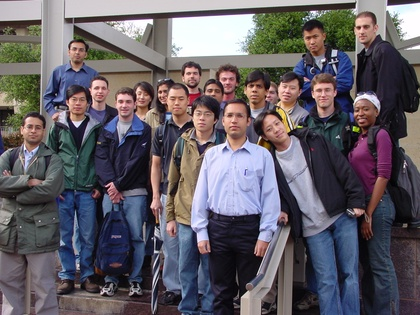
%> input picture Images/Training_1.jpg, 420 x 315 px, shrunk from 1856 x 1392 before the run
$ octave --eval "result = colorYCbCr(imread('../Images/Training_1.jpg'));"   (GNU Octave 9; MATLAB toolbox functions it lacks are replaced by stand-ins)
%> lines starting %> are read from the running program, lines starting %| are printed output that depends on the picture; in (x1, y1, x2, y2) boxes, pixels count from 0 and x2, y2 are one past the last pixel; in counts of white or black regions, pixels touching at a corner belong together; the program's own positions count from 1
### FaceDetectionCode/getYCbCr.m
function [YCbCr] = getYCbCr(img)

YCbCr = zeros(size(img,1), size(img,2),3);

YCBCR = rgb2ycbcr(img);
%> YCBCR: size 315x420x3 uint8; mean of channels 1, 2, 3 98.3, 130.4, 129.8
Y=YCBCR(:,:,1);
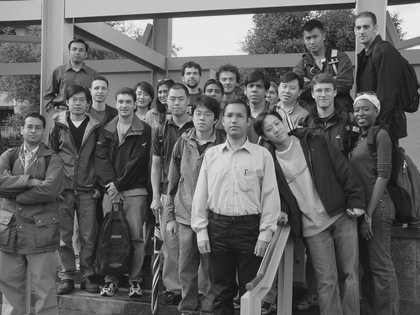
%> Y: size 315x420 uint8; min 16, max 235, mean 98.3
Cb=YCBCR(:,:,2);
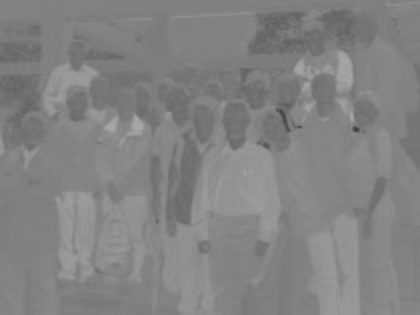
%> Cb: size 315x420 uint8; min 62, max 169, mean 130.4
Cr=YCBCR(:,:,3);
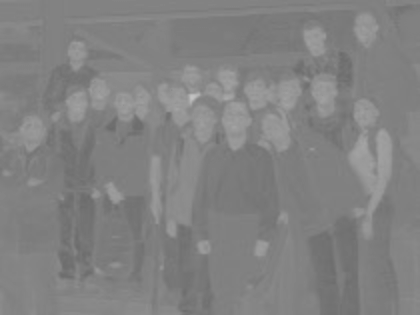
%> Cr: size 315x420 uint8; min 107, max 195, mean 129.8


if(size(img, 3) > 1)
    for i = 1:size(img,1)
        for j = 1:size(img,2)

            YCbCr(i,j,1) = Y(i,j);
            YCbCr(i,j,2) = Cb(i,j);
            YCbCr(i,j,3) = Cr(i,j);

        end
    end
%> YCbCr: size 315x420x3 double; mean of channels 1, 2, 3 98.3, 130.4, 129.8
end

### FaceDetectionCode/colorYCbCr.m
function [final_image,counter_skin] = colorYCbCr(img)

counter_skin = 0;

YCbCr = getYCbCr(img);

final_image = zeros(size(YCbCr,1), size(YCbCr,2));

for i = 1:size(YCbCr,1)
    for j = 1:size(YCbCr,2)

        y = YCbCr(i,j,1);
        cb = YCbCr(i,j,2);
        cr = YCbCr(i,j,3);
% [10 lines of commented-out code are left out]
        if(cb > 102 && cb < 128)
                    final_image(i,j) = 1;
                    counter_skin = counter_skin + 1;
        end


    end
end
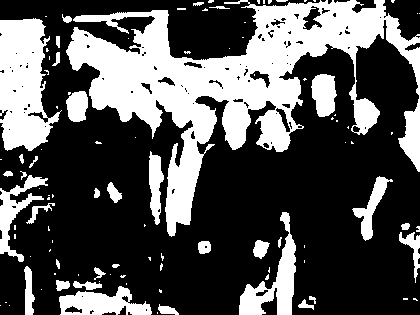
%> final_image: size 315x420 double; values 0 (black) and 1 (white), 33.1% white; 104 white regions (68 under 20 px), largest, box (x1, y1, x2, y2) and area: (66, 0, 420, 237) 27472, (0, 18, 62, 151) 5534, (239, 212, 296, 315) 2103
%> after the loop, counter_skin = 43792

$ run again, on Images/Training_2.jpg
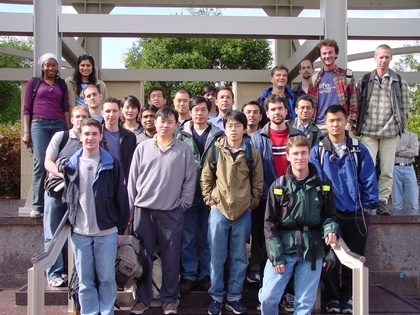
%> input picture Images/Training_2.jpg, 420 x 315 px, shrunk from 1856 x 1392 before the run
%> YCBCR: size 315x420x3 uint8; mean of channels 1, 2, 3 109.7, 130.5, 130.5
%> in getYCbCr, `Cr=YCBCR(:,:,3);`:
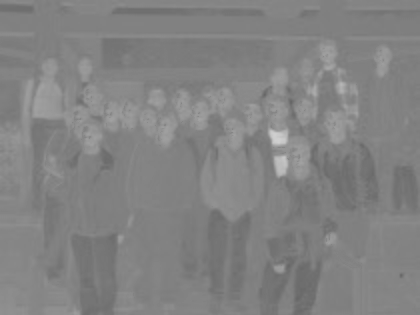
%> Cr: size 315x420 uint8; min 102, max 208, mean 130.5
%> after the loop in colorYCbCr, `for i = 1:size(YCbCr,1)`:
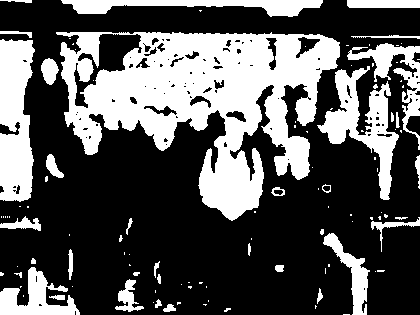
%> final_image: size 315x420 double; values 0 (black) and 1 (white), 34.2% white; 108 white regions (72 under 20 px), largest, box (x1, y1, x2, y2) and area: (56, 32, 340, 221) 26207, (0, 39, 35, 202) 4611, (317, 66, 399, 200) 3702
%> after the loop in colorYCbCr, `for i = 1:size(YCbCr,1)`: counter_skin = 45271

$ run again, on Images/Training_3.jpg
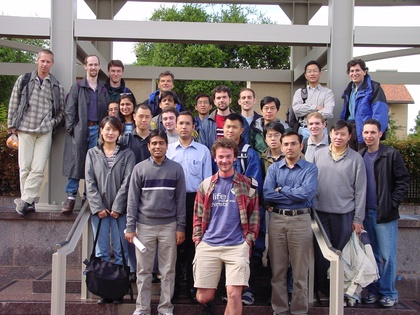
%> input picture Images/Training_3.jpg, 420 x 315 px, shrunk from 1856 x 1392 before the run
%> YCBCR: size 315x420x3 uint8; mean of channels 1, 2, 3 114.3, 129, 131.7
%> in getYCbCr, `Cr=YCBCR(:,:,3);`:
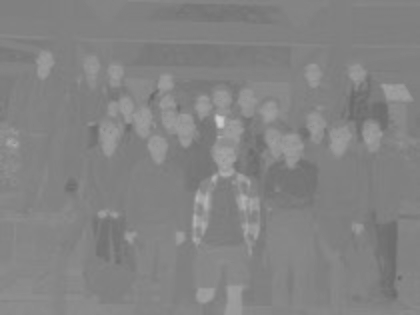
%> Cr: size 315x420 uint8; min 104, max 205, mean 131.7
%> after the loop in colorYCbCr, `for i = 1:size(YCbCr,1)`:
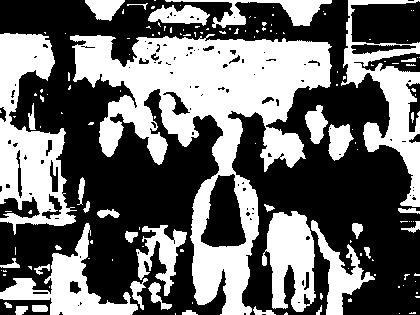
%> final_image: size 315x420 double; values 0 (black) and 1 (white), 42.3% white; 144 white regions (108 under 20 px), largest, box (x1, y1, x2, y2) and area: (70, 34, 332, 315) 25674, (0, 33, 77, 235) 7791, (341, 0, 420, 207) 5292
%> after the loop in colorYCbCr, `for i = 1:size(YCbCr,1)`: counter_skin = 55946

$ run again, on Images/Training_4.jpg
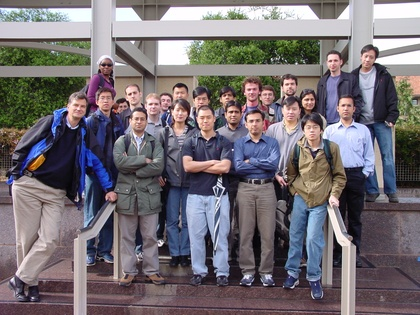
%> input picture Images/Training_4.jpg, 420 x 315 px, shrunk from 1856 x 1392 before the run
%> YCBCR: size 315x420x3 uint8; mean of channels 1, 2, 3 112.8, 129.4, 130.5
%> in getYCbCr, `Cr=YCBCR(:,:,3);`:
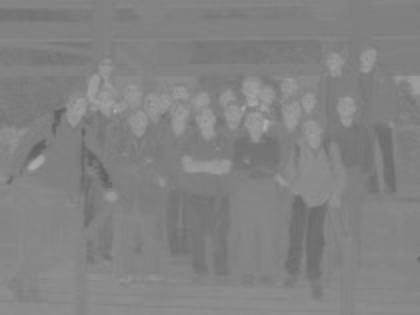
%> Cr: size 315x420 uint8; min 95, max 172, mean 130.5
%> after the loop in colorYCbCr, `for i = 1:size(YCbCr,1)`:
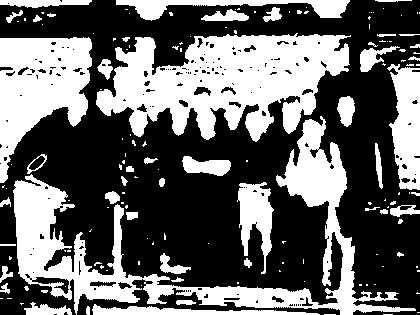
%> final_image: size 315x420 double; values 0 (black) and 1 (white), 40.4% white; 151 white regions (104 under 20 px), largest, box (x1, y1, x2, y2) and area: (96, 33, 351, 142) 16481, (13, 116, 416, 315) 15657, (0, 37, 92, 183) 7834
%> after the loop in colorYCbCr, `for i = 1:size(YCbCr,1)`: counter_skin = 53496
